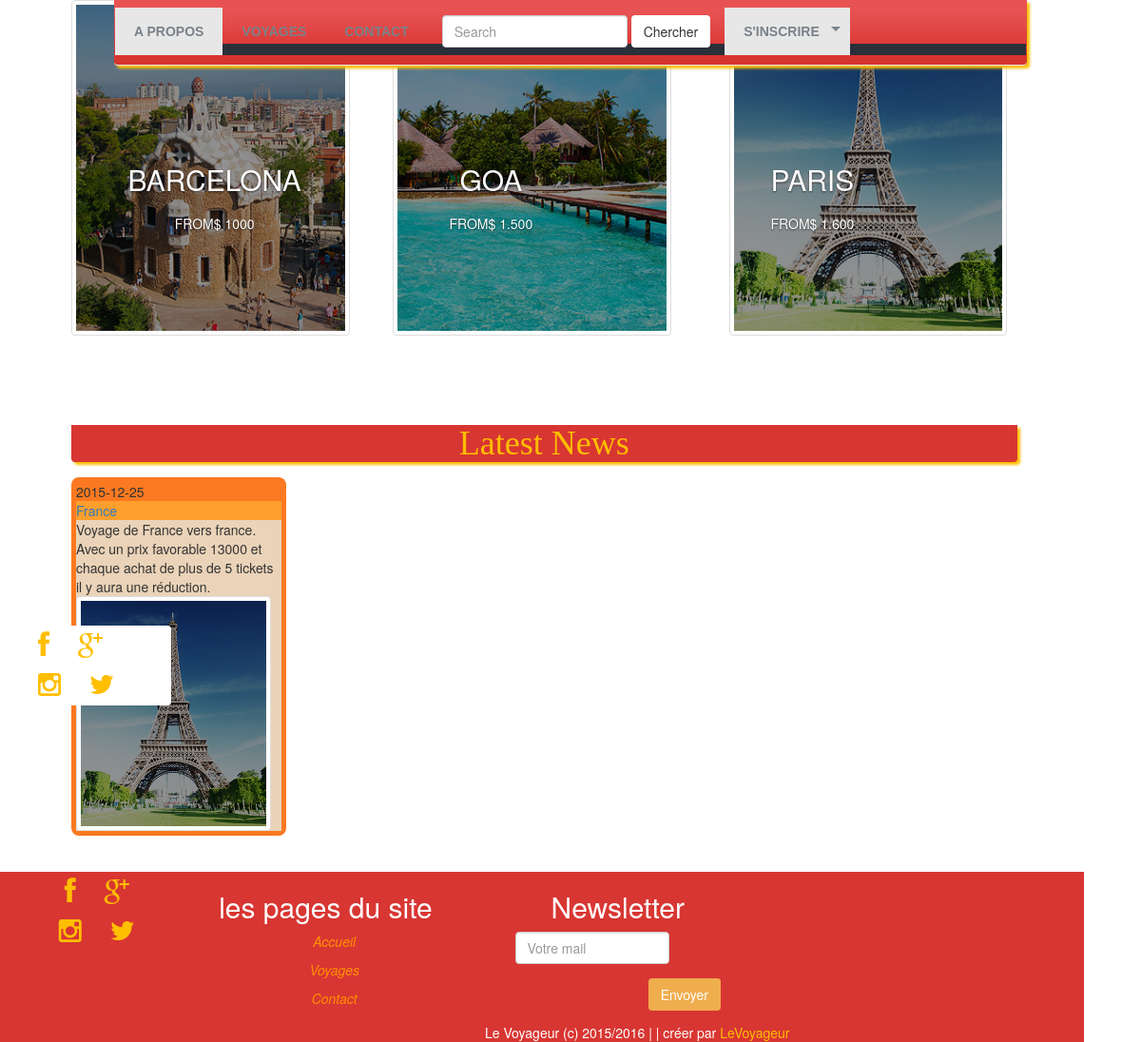
/levoyageurvCSSnatif/index.php, run on the app's committed database.
### tables this page shows
CREATE TABLE IF NOT EXISTS `voyage` (
  `id_voy` int(11) NOT NULL AUTO_INCREMENT,
  `pays` varchar(30) NOT NULL,
  `image` varchar(100) NOT NULL,
  `ville_d` varchar(30) NOT NULL,
  `ville_a` varchar(30) NOT NULL,
  `date_d` date NOT NULL,
  `date_a` date NOT NULL,
  `prix` double NOT NULL,
  `disponible` int(11) NOT NULL,
  PRIMARY KEY (`id_voy`)
);

### levoyageurvCSSnatif/front/news.php (the view, shortened to what this page needs)
<section class="row">
			<div class=" col-lg-12 col-md-12 col-xs-12 col-sm-12 text-center">
				<h1 class="head1">Latest News</h1>
			</div>
<?php
include_once("php/connect-db.php");
?>
<?php
$today = date('Y-m-d');
$results = $mysqli->query("SELECT id_voy,disponible, pays, date_d, image, prix ,ville_a, ville_d FROM voyage  WHERE  date_d >= '".$today."' ORDER BY prix");
if($results){
$products_item = '';
$retourChario=0;
while($obj = $results->fetch_object() )
{
	if ($retourChario<4){
$products_item .= <<<EOT
			<div class="col-lg-3 col-md-3 col-xs-12 col-sm-6  " >
				<div class="art-block" >
					<time datetime="{$obj->date_d}">{$obj->date_d}</span></time>
					<div style="
					background-color: #EAD3B8;
					">
					<div class="" style="
					background-color: #FF9F2D;
					"><a href="#">{$obj->pays}</a></div>
					Voyage de {$obj->ville_d} vers {$obj->ville_a}. Avec un prix favorable {$obj->prix} et chaque achat de plus de 5 tickets il y aura une réduction.
					<img class=" img-responsive img-thumbnail" src="images/{$obj->image}" alt="">
				</div>
			</div>
		</div>
EOT;
$retourChario=$retourChario+1;
}
}
$products_item .= '';
echo $products_item;
}
?>
</section>

### levoyageurvCSSnatif/css/voyageur.css (style rules this page uses)
.art-block { background-color: #FB7920 ; border-radius: 8px; padding: 5px; margin-bottom: 10px; }
.head1 { font-family: cursive; background-color: #D83632; border-bottom-left-radius: 10px; border-bottom-right-radius: 10px; text-overflow: ellipsis; color: #FFBE00; box-shadow: 3px 3px 3px #FFBE00; border-bottom-right-radius: 4px; border-bottom-left-radius: 4px; }
body { background-color: #E9EAED; }
.content-body section { margin-bottom: 2%; margin-top: 2%; background-color: white; }
.content-body section div { margin-right: 0px; background-color: white; }
.content-body section div .art-block { background-color: #FB7920 ; border-radius: 8px; }

### levoyageurvCSSnatif/css/natif.css (style rules this page uses)
@media (min-width: 1200px) { .row { width: 95%; } }
@media (min-width: 1200px) { .col-lg-3 { width: 25%; } }
@media (min-width: 1200px) { .col-lg-12 { width: 100%; } }
body { background-color: #E9EAED; }
.row { float: left; }
.col-lg-6,.col-lg-4,.col-lg-3, .fondateurs, .contact { position: relative; min-height: 1px; float: left; }
body { font-family: "Helvetica Neue", Helvetica, Arial, sans-serif; font-size: 14px; line-height: 1.42857143; color: #333; background-color: #fff; }
img { vertical-align: middle; }
.img-responsive { display: inline-block; max-width: 95%; height: auto; padding: 4px; line-height: 1.42857143; background-color: #fff; border: 1px solid #ddd; border-radius: 4px; -webkit-transition: all .2s ease-in-out; -o-transition: all .2s ease-in-out; transition: all .2s ease-in-out; }
.row { margin: auto; padding-right: 15px; padding-left: 15px; margin-right: auto; margin-left: auto; }
article, aside, details, figcaption, figure, footer, header, hgroup, main, menu, nav, section, summary { display: block; }
.col-lg-6,.col-lg-10,.col-lg-12,.col-lg-2, .col-lg-4, .col-lg-3 { margin-bottom: 6px; }

### data on the page
voyage: date_d "2015-12-25", pays "France", ville_d "France", ville_a "france", prix "13000", image (picture)
